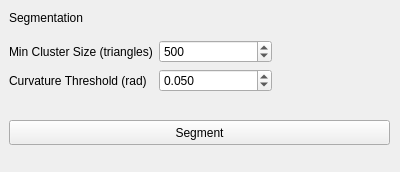
<?xml version="1.0" encoding="UTF-8"?>
<ui version="4.0">
 <class>SegmentationParametersEditor</class>
 <widget class="QWidget" name="SegmentationParametersEditor">
  <property name="geometry">
   <rect>
    <x>0</x>
    <y>0</y>
    <width>400</width>
    <height>172</height>
   </rect>
  </property>
  <property name="minimumSize">
   <size>
    <width>400</width>
    <height>172</height>
   </size>
  </property>
  <property name="windowTitle">
   <string>Form</string>
  </property>
  <widget class="QLabel" name="label_segmentation">
   <property name="geometry">
    <rect>
     <x>9</x>
     <y>9</y>
     <width>96</width>
     <height>17</height>
    </rect>
   </property>
   <property name="text">
    <string>Segmentation</string>
   </property>
  </widget>
  <widget class="QPushButton" name="push_button_segment">
   <property name="geometry">
    <rect>
     <x>9</x>
     <y>120</y>
     <width>381</width>
     <height>25</height>
    </rect>
   </property>
   <property name="text">
    <string>Segment</string>
   </property>
  </widget>
  <widget class="QWidget" name="">
   <property name="geometry">
    <rect>
     <x>9</x>
     <y>40</y>
     <width>263</width>
     <height>60</height>
    </rect>
   </property>
   <layout class="QFormLayout" name="form_layout_segmentation_parameters">
    <item row="0" column="0">
     <widget class="QLabel" name="label_min_cluster_size">
      <property name="toolTip">
       <string extracomment="Spacing between adjacent toolpath segments (in meters)"/>
      </property>
      <property name="text">
       <string>Min Cluster Size (triangles)</string>
      </property>
     </widget>
    </item>
    <item row="1" column="0">
     <widget class="QLabel" name="label_curvature_threshold">
      <property name="toolTip">
       <string extracomment="Spacing between adjacent waypoints on a segment (in meters)"/>
      </property>
      <property name="text">
       <string>Curvature Threshold (rad)</string>
      </property>
     </widget>
    </item>
    <item row="1" column="1">
     <widget class="QDoubleSpinBox" name="double_spin_box_curvature_threshold">
      <property name="decimals">
       <number>3</number>
      </property>
      <property name="maximum">
       <double>1.000000000000000</double>
      </property>
      <property name="singleStep">
       <double>0.010000000000000</double>
      </property>
      <property name="value">
       <double>0.050000000000000</double>
      </property>
     </widget>
    </item>
    <item row="0" column="1">
     <widget class="QSpinBox" name="spin_box_min_cluster_size">
      <property name="minimum">
       <number>1</number>
      </property>
      <property name="maximum">
       <number>10000</number>
      </property>
      <property name="singleStep">
       <number>100</number>
      </property>
      <property name="value">
       <number>500</number>
      </property>
     </widget>
    </item>
   </layout>
  </widget>
 </widget>
 <resources/>
 <connections/>
</ui>
